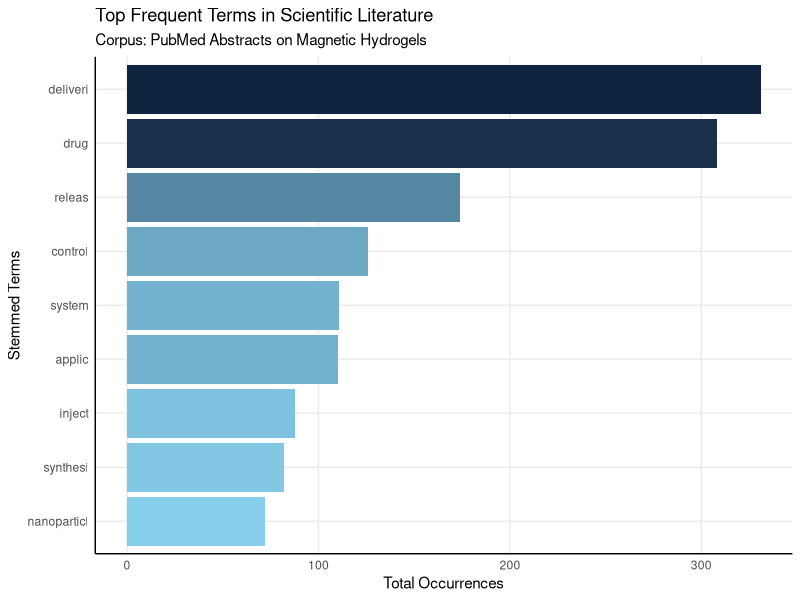
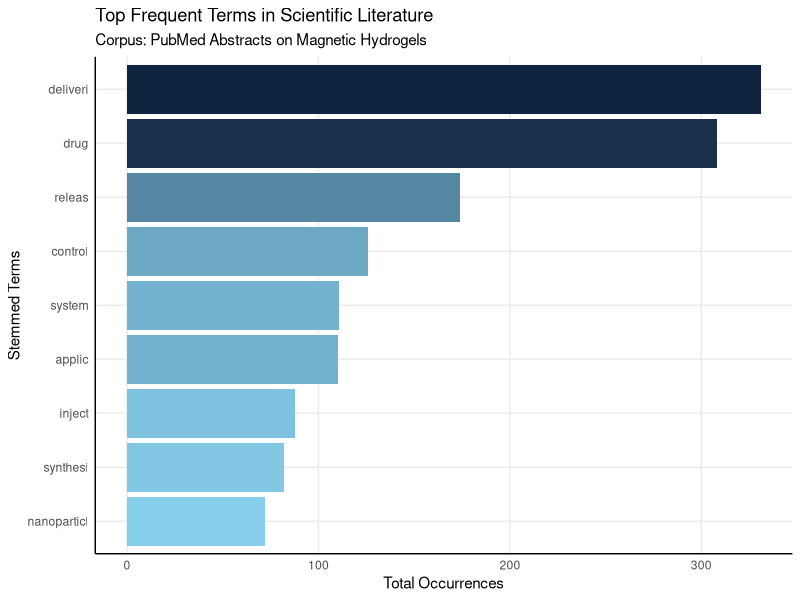
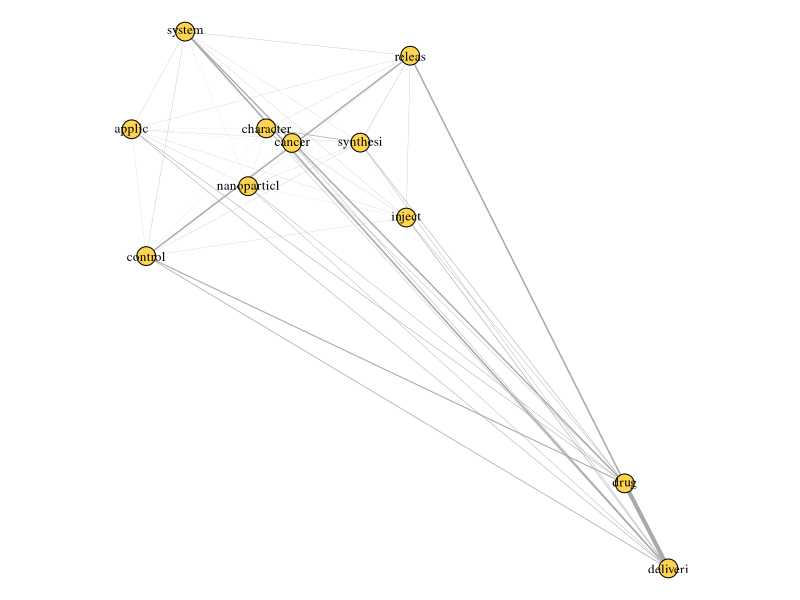
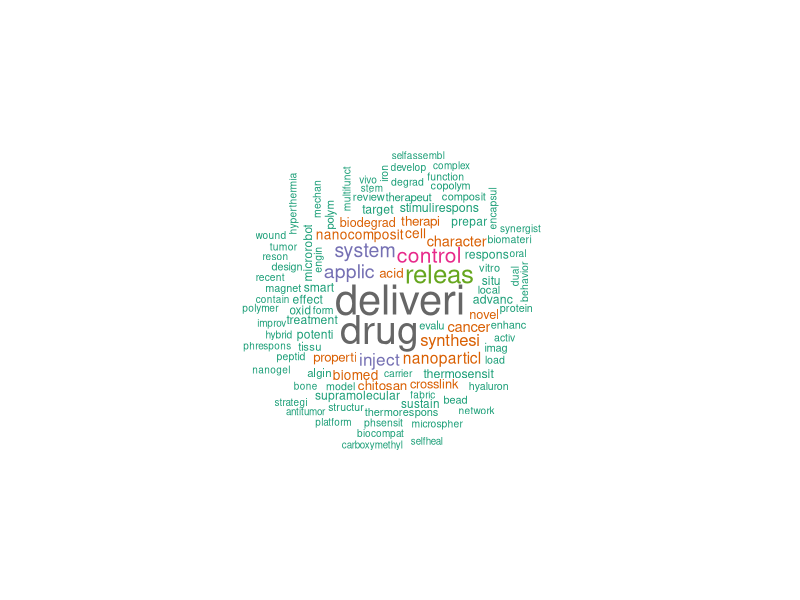

Generate these figures, in order, with R:
# ===========================================================================
# MACHINE LEARNING & BIG DATA IN PRECISION MEDICINE
# Script: Automated Text Mining and NLP on Scientific Literature (PubMed)
# Method: Corpus Tokenization, Term-Document Matrix, and Network Analysis
# Author: Dr. Foca Marco Carchedi
# Date: 2026-03-04
# ===========================================================================

library(SnowballC)
library(tm)           # Core Text Mining framework
library(wordcloud)    # Wordcloud generation
library(RColorBrewer) # Color palettes
library(igraph)       # Network analysis and co-occurrence graphs
library(tidyverse)    # Data manipulation and ggplot2
library(SnowballC)    # To perform stemming

# ---------------------------------------------------------------------------
# 1. DATA INGESTION
# ---------------------------------------------------------------------------
# Load dataset containing PubMed search results (Topic: Magnetic Hydrogels) 
data_pubmed <- read.csv("csv-Magnetichy-set.csv", 
                        stringsAsFactors = FALSE,
                        fileEncoding = "UTF-8")

# ---------------------------------------------------------------------------
# 2. CORPUS CREATION
# ---------------------------------------------------------------------------
# Transform the 'Title' column into a volatile Corpus for NLP processing
my_corpus <- VCorpus(VectorSource(data_pubmed$Title))

# ---------------------------------------------------------------------------
# 3. NLP PRE-PROCESSING PIPELINE (Cleaning & Normalization)
# ---------------------------------------------------------------------------
# Convert all text to lowercase
my_corpus <- tm_map(my_corpus, content_transformer(tolower))

# Remove punctuation and numbers (noise reduction)
my_corpus <- tm_map(my_corpus, removePunctuation)
my_corpus <- tm_map(my_corpus, removeNumbers)

# Define and remove stopwords (standard English + domain/search specific terms)
custom_stop <- c(stopwords("english"), 
                 "magnetic", "hydrogel", "hydrogels", 
                 "based", "using", "study", "new", "prepared")
my_corpus <- tm_map(my_corpus, removeWords, custom_stop)

# Stemming: reduce words to their root form (e.g., "properties" -> "properti")
my_corpus <- tm_map(my_corpus, stemDocument)

# Final cleanup: strip whitespace generated during transformations
my_corpus <- tm_map(my_corpus, stripWhitespace)

# ---------------------------------------------------------------------------
# 4. DOCUMENT-TERM MATRIX (DTM) GENERATION
# ---------------------------------------------------------------------------
# Create the DTM, filtering out words shorter than 4 characters
dtm <- DocumentTermMatrix(my_corpus, 
                          control = list(wordLengths = c(4, Inf)))

# ---------------------------------------------------------------------------
# 5. SPARSITY REDUCTION
# ---------------------------------------------------------------------------
# Remove rare terms to focus the analysis on the most statistically significant concepts
dtm <- removeSparseTerms(dtm, 0.99)

# ---------------------------------------------------------------------------
# 6. FREQUENCY CALCULATION
# ---------------------------------------------------------------------------
# Convert to matrix to calculate total occurrences for each term across the corpus
m <- as.matrix(dtm)
v <- sort(colSums(m), decreasing = TRUE)
d <- tibble(word = names(v), freq = v)

# ---------------------------------------------------------------------------
# 7A. FREQUENCY ANALYSIS (BARPLOT)
# ---------------------------------------------------------------------------
# Visualize top terms exceeding a specific frequency threshold
freq_plot <- d %>% 
  filter(freq > 70) %>% 
  ggplot(aes(x = reorder(word, freq), y = freq)) + 
  geom_bar(stat = 'identity', aes(fill = freq)) + 
  scale_fill_gradient(low = "skyblue", high = "#0F243E") +
  coord_flip() + 
  labs(
    title = "Top Frequent Terms in Scientific Literature", 
    subtitle = "Corpus: PubMed Abstracts on Magnetic Hydrogels",
    x = "Stemmed Terms", 
    y = "Total Occurrences"
  ) +
  theme_minimal() + 
  theme(
    legend.position = "none",
    plot.background = element_rect(fill = "white", color = NA),  
    panel.background = element_rect(fill = "white", color = NA), 
    panel.grid.minor = element_blank(),                          
    axis.line = element_line(colour = "black")                   
  )

print(freq_plot)
ggsave('01_word_frequencies_barplot.png', plot = freq_plot, width = 8, height = 6, dpi = 300) 

# ---------------------------------------------------------------------------
# 7B. TERM ASSOCIATION ANALYSIS
# ---------------------------------------------------------------------------
# Identify strong statistical correlations (min 0.2) for the top 5 most frequent terms
top_terms <- d$word[1:5] 
assoc_list <- lapply(top_terms, function(t) findAssocs(dtm, t, 0.2))
names(assoc_list) <- top_terms
print("--- Term Associations (Correlation > 0.2) ---")
print(assoc_list)

# ---------------------------------------------------------------------------
# 7C. CO-OCCURRENCE NETWORK ANALYSIS
# ---------------------------------------------------------------------------
# Create an adjacency matrix based on term co-presence in documents
dtm_reduced <- dtm[, findFreqTerms(dtm, lowfreq = 60)]
termMatrix <- t(as.matrix(dtm_reduced)) %*% (as.matrix(dtm_reduced))

# Build the undirected graph (removing self-loops and simplifying)
g <- graph_from_adjacency_matrix(termMatrix, weighted = TRUE, mode = "undirected") %>% 
  igraph::simplify()

# Aesthetic parameters for the network graph
V(g)$label  <- V(g)$name
V(g)$degree <- degree(g)

jpeg("02_co_occurrence_network.jpeg", width = 8, height = 6, units = 'in', res = 300)
par(mar = c(0, 0, 0, 0))
plot(g, 
     layout = layout.kamada.kawai,
     vertex.size = V(g)$degree * 0.7, 
     vertex.label.cex = 0.8,
     vertex.label.color = "black",
     vertex.color = "#FFD54F",
     edge.width = E(g)$weight / max(E(g)$weight) * 4)
dev.off()

# ---------------------------------------------------------------------------
# 7D. [cite_start]WORDCLOUD GENERATION [cite: 134]
# ---------------------------------------------------------------------------
set.seed(123) 
png("03_wordcloud_pubmed.png", width = 1200, height = 800, res = 250)
wordcloud(words = d$word,
          freq = d$freq, 
          min.freq = 5,
          max.words = 100,
          random.order = FALSE, 
          colors = brewer.pal(8, "Dark2"), 
          scale = c(2.5, 0.5)) 
dev.off()

cat("\nNLP pipeline completed successfully. Plots saved to the Working Directory.\n")
